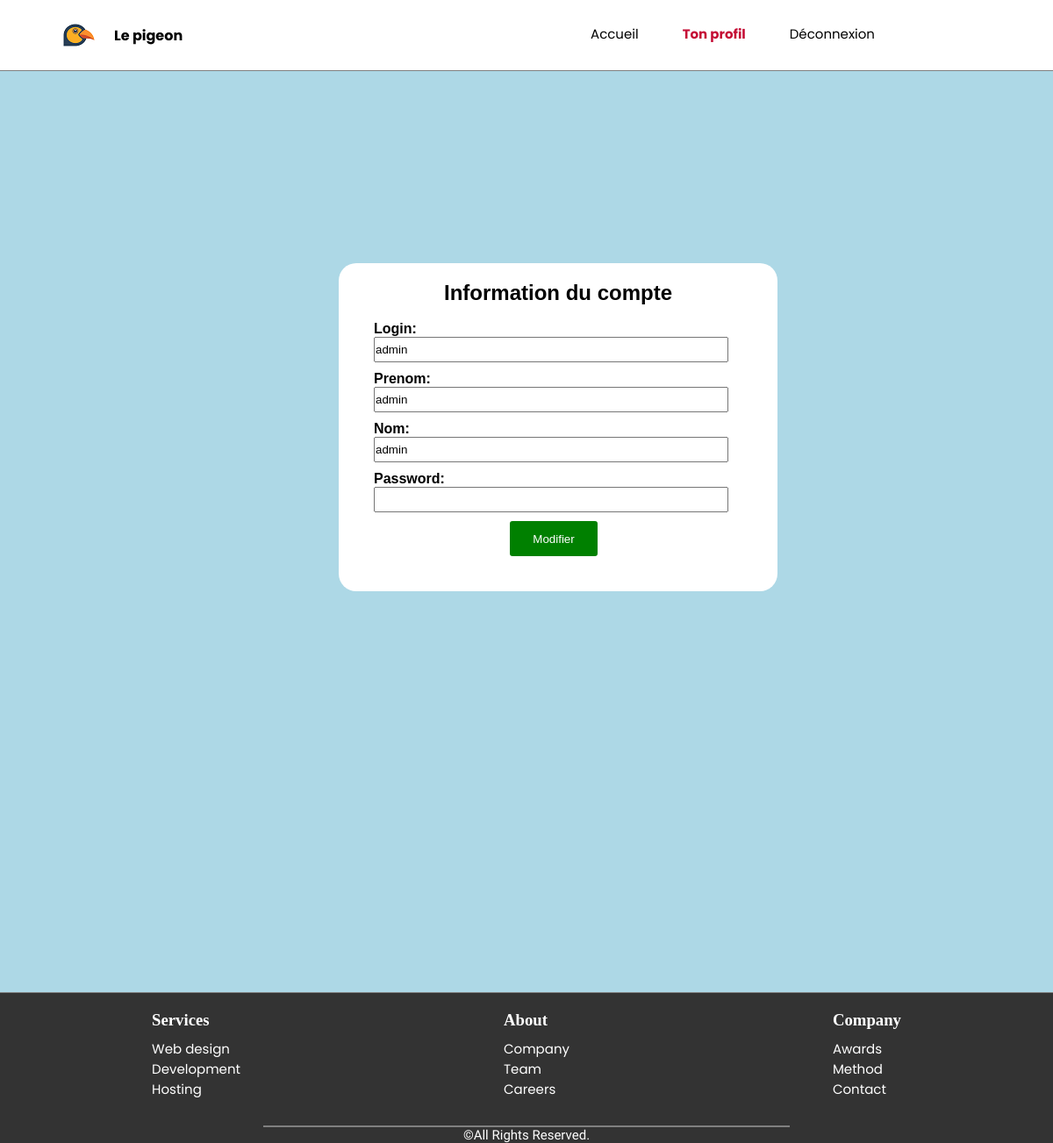
The app's page /profil.php (signed in) with its own data.
### tables this page shows
CREATE TABLE `utilisateurs` (
  `id` int NOT NULL,
  `login` varchar(255) NOT NULL,
  `prenom` varchar(255) NOT NULL,
  `nom` varchar(255) NOT NULL,
  `password` varchar(255) NOT NULL
);

### profil.php (the view, shortened to what this page needs)
<!DOCTYPE html>
<html lang="fr">
<head>
    <link rel="stylesheet" href="./assets/css/style.css" />
</head>
<body>
    <header>
        <div class=logo_title>
            <a href="index.php">
                <div class="logo"><img src="./assets/images/logo.png" alt="logo page principal">
                </div>
            </a>
            <div class=title>Le pigeon</div>
        </div>
        <nav class="container_menu">
            <a class="#" href="./index.php">Accueil</a>
            <a class="active" href="./profil.php">Ton profil </a>
            <?php if (isset($_SESSION['login'])): ?>
            <a href="deconnexion.php">Déconnexion</a>
            <?php endif; ?>
        </nav>
    </header>
    <main>
        <?php
        $connexion = mysqli_connect('localhost', 'root');
        mysqli_select_db($connexion, 'moduleconnexion');
        if (!isset($donnee) && isset($_SESSION['login'])) {
        $login = $_SESSION['login'];
        $command = "SELECT * FROM utilisateurs WHERE login='$login'";
        $result = mysqli_query($connexion, $command);
        $donnee = mysqli_fetch_assoc($result);
}
?>
        <div class=container_form>
            <h2>Information du compte</h2>
            <br>
            <form id=form action="profil.php" method="post">
                <label><b>Login:</b></label><br>
                <input type="text" name="login" value=<?php if (isset($donnee)){ echo $donnee['login'];} ?>><br>
                <label><b>Prenom:</b></label><br>
                <input type="text" name="prenom" value=<?php  if (isset($donnee)){ echo $donnee['prenom'];} ?>><br>
                <label><b>Nom:</b></label><br>
                <input type="text" name="nom" value=<?php  if (isset($donnee)){ echo $donnee['nom'];} ?>><br>
                <label><b>Password:</b></label><br>
                <input type="text" name="password" value="" ?><br>
                <input class=bouton_submit type="submit" value="Modifier">
            </form>
        </div>
    </main>
    <footer>
        <div class="container_footer">
            <div>
                <h3>Services</h3>
                <ul>
                    <li><a href="#">Web design</a></li>
                    <li><a href="#">Development</a></li>
                    <li><a href="#">Hosting</a></li>
                </ul>
            </div>
            <div>
                <h3>About</h3>
                <ul>
                    <li><a href="#">Company</a></li>
                    <li><a href="#">Team</a></li>
                    <li><a href="#">Careers</a></li>
                </ul>
            </div>
            <div>
                <h3>Company </h3>
                <ul>
                    <li><a href="#">Awards</a></li>
                    <li><a href="#">Method</a></li>
                    <li><a href="#">Contact</a></li>
                </ul>
            </div>
        </div>
        <hr class=hr_milieu>
        <p> ©All Rights Reserved.</p>
    </footer>
</body>
</html>

### assets/css/style.css (style rules this page uses)
* { margin: 0; padding: 0; }
h2 { text-align: center; }
h3 { color: white; font-family:'Trebuchet MS'; margin-bottom: 10px; }
body { background-color: lightblue; }
main { padding-top: 80px; padding-right: 80px; padding-left: 50px; min-height: calc(100vh - 230px); }
footer p:nth-child(3) { color: white; text-align: center; font-size: 15px; padding-left: 0; font-weight: normal; font-family:"Heebo"; }
ul { list-style: none; }
.logo { display: flex; align-items: center; width: fit-content; margin-left:50px; }
header { height: 80px; display: flex; flex-direction: row; align-items: center; justify-content: space-between; background-color:white; border-bottom:1px solid ; border-color: grey; overflow: hidden; }
.logo_title { display: flex; flex-direction: row; align-items: center; }
.title { font-family: "Poppins"; color: black; font-size: 16px; font-weight: bold; }
.container_menu { height:80px; display: flex; flex-direction: row; align-items: center; justify-content: center; width:65%; }
a { text-decoration: none; font-size:15px; color: white; font-weight:normal; font-family:"Poppins"; }
nav a { font-size:15px; color: black; font-weight:normal; font-family:"Poppins"; padding-left: 50px; border-bottom: 3px solid transparent; transition:0.3 ease; text-decoration: none; }
nav a:hover,nav a.active { font-weight: bold; color: rgb(197, 14, 54); }
p { font-family: 'Segoe UI', Tahoma, Geneva, Verdana, sans-serif; font-size: 17px; text-align: center; }
footer { position: relative; padding-top:20px; margin-top: 400px;; height: fit-content; border-top:1px solid ; border-color: grey; background-color: #333333; }
.container_footer { display: flex; justify-content: center; gap:300px; margin-bottom: 30px; }
.hr_milieu { margin-left: 25%; margin-right:25%; border: solid gray 1px ; }
.container_form { background-color: white; font-family: Arial, Helvetica, sans-serif; width: 500px; height: fit-content; border-radius: 20px; position: absolute; top: 300px; padding-top: 20px; padding-bottom: 30px; margin-left: 28%; }
#form { padding-left: 40px; color: black; font-size:medium; font-family: Arial, Helvetica, sans-serif; }
.bouton_submit { height: 40px; width: 100px; color: white; margin-left: 155px; background-color: green; border: none; border-radius: 3px; }
form input { width: 400px; height: 25px; margin-bottom: 10px; }

### records on screen
utilisateurs: login "admin", prenom "admin", nom "admin"
